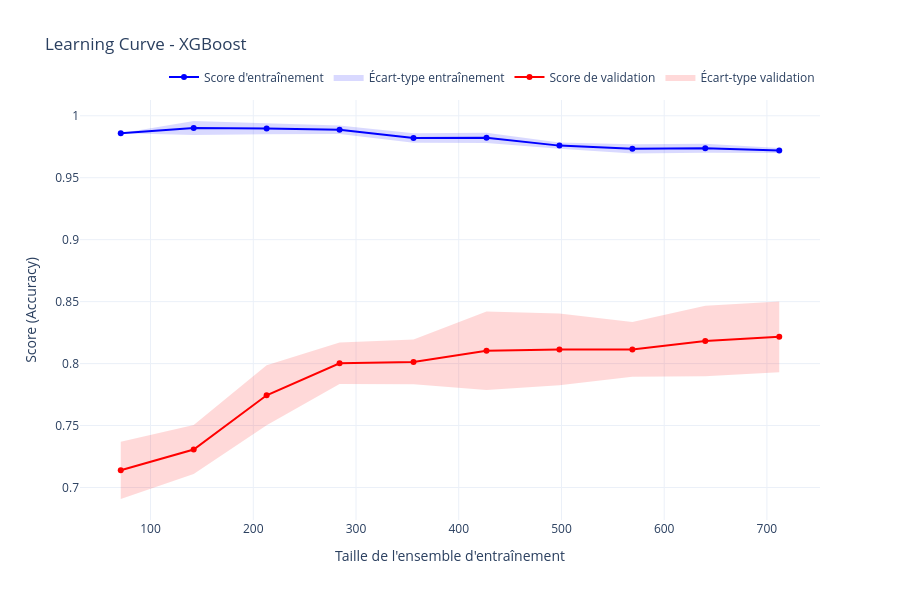

Notebook code for this chart:
### Markdown cell above
### **Limites des modèles de Machine Learning en terme de donnés Learning Curve**

### Code cell
# Tracer la learning curve pour XGBoost avec Plotly
train_sizes, train_scores, val_scores = learning_curve(
    XGBClassifier(),
    X, 
    y, 
    cv=5,
    train_sizes=np.linspace(0.1, 1.0, 10), # 10 points de taille d'entraînement entre 10% et 100%
)

# Calculer les moyennes et les écarts-types
train_mean = np.mean(train_scores, axis=1)
train_std = np.std(train_scores, axis=1)
val_mean = np.mean(val_scores, axis=1)
val_std = np.std(val_scores, axis=1)

fig = go.Figure()

fig.add_trace(go.Scatter(
    x=train_sizes,
    y=train_mean,
    mode="lines+markers",
    name="Score d'entraînement",
    line=dict(color="blue"),
))

fig.add_trace(go.Scatter(
    x=np.concatenate([train_sizes, train_sizes[::-1]]),
    y=np.concatenate([train_mean - train_std, (train_mean + train_std)[::-1]]),
    fill="toself",
    fillcolor="rgba(0, 0, 255, 0.15)",
    line=dict(color="rgba(255,255,255,0)"),
    name="Écart-type entraînement",
    showlegend=True,
))

fig.add_trace(go.Scatter(
    x=train_sizes,
    y=val_mean,
    mode="lines+markers",
    name="Score de validation",
    line=dict(color="red"),
))

fig.add_trace(go.Scatter(
    x=np.concatenate([train_sizes, train_sizes[::-1]]),
    y=np.concatenate([val_mean - val_std, (val_mean + val_std)[::-1]]),
    fill="toself",
    fillcolor="rgba(255, 0, 0, 0.15)",
    line=dict(color="rgba(255,255,255,0)"),
    name="Écart-type validation",
    showlegend=True,
))

fig.update_layout(
    title="Learning Curve - XGBoost",
    xaxis_title="Taille de l'ensemble d'entraînement",
    yaxis_title="Score (Accuracy)",
    template="plotly_white",
    width=900,
    height=600,
    legend=dict(orientation="h", yanchor="bottom", y=1.02, xanchor="right", x=1),
)

fig.show()

### Figure 1 — Plotly figure (JSON) as saved in the notebook; plotly's stock layout.template omitted (floating-point values rounded to 4 significant figures)
{"data": [{"line": {"color": "blue"}, "mode": "lines+markers", "name": "Score d'entraînement", "type": "scatter", "x": [71, 142, 213, 284, 356, 427, 498, 569, 640, 712], "y": [0.9859, 0.9901, 0.9897, 0.9887, 0.982, 0.9822, 0.9759, 0.9733, 0.9738, 0.9719]}, {"fill": "toself", "fillcolor": "rgba(0, 0, 255, 0.15)", "line": {"color": "rgba(255,255,255,0)"}, "name": "Écart-type entraînement", "showlegend": true, "type": "scatter", "x": [71, 142, 213, 284, 356, 427, 498, 569, 640, 712, 712, 640, 569, 498, 427, 356, 284, 213, 142, 71], "y": [0.9859, 0.9845, 0.9851, 0.9853, 0.9782, 0.9781, 0.9734, 0.9695, 0.9701, 0.9699, 0.9739, 0.9774, 0.977, 0.9784, 0.9863, 0.9858, 0.9922, 0.9943, 0.9958, 0.9859]}, {"line": {"color": "red"}, "mode": "lines+markers", "name": "Score de validation", "type": "scatter", "x": [71, 142, 213, 284, 356, 427, 498, 569, 640, 712], "y": [0.7139, 0.7307, 0.7744, 0.8002, 0.8013, 0.8103, 0.8114, 0.8114, 0.8182, 0.8216]}, {"fill": "toself", "fillcolor": "rgba(255, 0, 0, 0.15)", "line": {"color": "rgba(255,255,255,0)"}, "name": "Écart-type validation", "showlegend": true, "type": "scatter", "x": [71, 142, 213, 284, 356, 427, 498, 569, 640, 712, 712, 640, 569, 498, 427, 356, 284, 213, 142, 71], "y": [0.6907, 0.7109, 0.7502, 0.7835, 0.7833, 0.7786, 0.7824, 0.7894, 0.7898, 0.793, 0.8502, 0.8466, 0.8335, 0.8405, 0.842, 0.8194, 0.8169, 0.7986, 0.7504, 0.737]}], "layout": {"height": 600, "legend": {"orientation": "h", "x": 1, "xanchor": "right", "y": 1.02, "yanchor": "bottom"}, "title": {"text": "Learning Curve - XGBoost"}, "width": 900, "xaxis": {"title": {"text": "Taille de l'ensemble d'entraînement"}}, "yaxis": {"title": {"text": "Score (Accuracy)"}}}}
